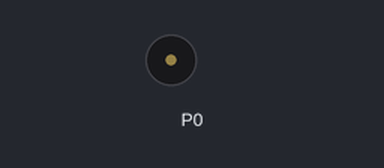
This program was run on a simulated BBC micro:bit (MakeCode). On the bench: buzzer (waves = sounding).

Above: at 0.1 s.
At 35.6 s:
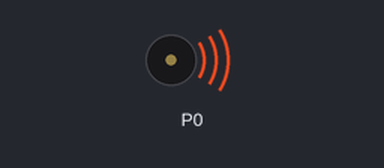
Timing chart, 0 to 40.0 s (numbered marks = the images above):
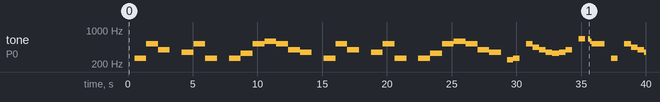

Measured:
- by itself, tone on P0: plays 262 Hz for 0.91 s, 523 Hz for 0.91 s, 392 Hz for 0.91 s, 349 Hz for 0.91 s, 523 Hz for 0.91 s, 262 Hz for 0.91 s … (44 notes in this stretch)

The program:

main.ts
```typescript
basic.forever(function () {
    for (let index = 0; index < 2; index++) {
        music.rest(music.beat(BeatFraction.Whole))
        music.playMelody("C C5 G - F C5 C - ", 66)
        music.playTone(262, music.beat(BeatFraction.Whole))
        music.playTone(330, music.beat(BeatFraction.Whole))
        music.playTone(523, music.beat(BeatFraction.Whole))
        music.playTone(587, music.beat(BeatFraction.Whole))
        music.playTone(523, music.beat(BeatFraction.Whole))
        music.playTone(392, music.beat(BeatFraction.Whole))
        music.playTone(349, music.beat(BeatFraction.Whole))
    }
    music.rest(music.beat(BeatFraction.Half))
    music.playTone(247, music.beat(BeatFraction.Quarter))
    music.playTone(247, music.beat(BeatFraction.Quarter))
    for (let index = 0; index < 2; index++) {
        music.playMelody("C - C5 A G F E F ", 120)
        music.playTone(392, music.beat(BeatFraction.Whole))
        music.rest(music.beat(BeatFraction.Whole))
        music.playTone(659, music.beat(BeatFraction.Whole))
        music.rest(music.beat(BeatFraction.Half))
        music.playTone(659, music.beat(BeatFraction.Quarter))
        music.playTone(587, music.beat(BeatFraction.Quarter))
        music.playTone(523, music.beat(BeatFraction.Double))
        music.rest(music.beat(BeatFraction.Whole))
        music.playMelody("C - C5 A G F E F ", 120)
        music.playMelody("G - G - G F E F ", 120)
    }
    music.playTone(523, music.beat(BeatFraction.Whole))
    music.playTone(349, music.beat(BeatFraction.Whole))
    music.playTone(392, music.beat(BeatFraction.Whole))
    music.playTone(349, music.beat(BeatFraction.Whole))
    music.playTone(247, music.beat(BeatFraction.Whole))
    music.playTone(349, music.beat(BeatFraction.Whole))
    music.playTone(392, music.beat(BeatFraction.Whole))
    music.playTone(349, music.beat(BeatFraction.Whole))
    music.playTone(247, music.beat(BeatFraction.Whole))
    music.playMelody("F G B A B A G C5 ", 120)
    music.playTone(349, music.beat(BeatFraction.Whole))
    music.playTone(392, music.beat(BeatFraction.Whole))
    music.playTone(349, music.beat(BeatFraction.Whole))
    music.playTone(247, music.beat(BeatFraction.Whole))
    music.playTone(349, music.beat(BeatFraction.Whole))
    music.playTone(392, music.beat(BeatFraction.Whole))
    music.playTone(349, music.beat(BeatFraction.Whole))
    music.playTone(247, music.beat(BeatFraction.Whole))
    music.playTone(349, music.beat(BeatFraction.Whole))
    music.playTone(392, music.beat(BeatFraction.Whole))
    music.playTone(494, music.beat(BeatFraction.Whole))
    music.playTone(440, music.beat(BeatFraction.Whole))
    music.playTone(494, music.beat(BeatFraction.Whole))
    music.playTone(440, music.beat(BeatFraction.Whole))
    music.playTone(392, music.beat(BeatFraction.Whole))
    music.playTone(349, music.beat(BeatFraction.Whole))
})
```

test.ts
```typescript
// テストはここに来ます。このパッケージが拡張機能として使用されるときにはコンパイルされません。
```
